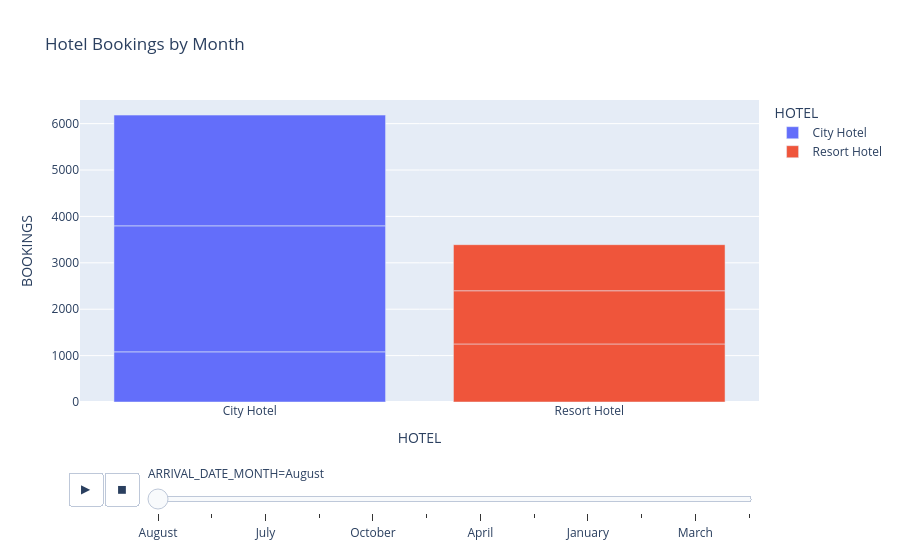

Notebook code cell kept with this figure:
### Markdown cell above
<div style="
    background: linear-gradient(135deg, #e3f2fd, #b2dfdb);
    border-left: 4px solid #00796b;
    border-radius: 12px;
    padding: 15px 20px;
    margin: 15px 0;
    box-shadow: 0px 4px 8px rgba(0,0,0,0.15);
">

<p style="
    color: #1a237e;
    font-size: 18px;
    font-family: Arial;
    margin: 0;
">
<b>3. How do hotel booking volumes vary across different months for City Hotels and Resort Hotels❓
</p>

</div>

### Code cell
booking_month = df_cleaned_data.groupby(
    ['ARRIVAL_DATE_YEAR','ARRIVAL_DATE_MONTH','HOTEL']
).size().reset_index(name='BOOKINGS')

fig = px.bar(
    booking_month,
    x='HOTEL',
    y='BOOKINGS',
    color='HOTEL',
    animation_frame='ARRIVAL_DATE_MONTH',
    title='Hotel Bookings by Month'
)

fig.show()

### Figure 1 — Plotly figure (JSON) as saved in the notebook; plotly's stock layout.template omitted (floating-point values rounded to 4 significant figures)
{"data": [{"hovertemplate": "HOTEL=%{x}<br>ARRIVAL_DATE_MONTH=August<br>BOOKINGS=%{y}<extra></extra>", "legendgroup": "City Hotel", "marker": {"color": "#636efa", "pattern": {"shape": ""}}, "name": "City Hotel", "orientation": "v", "showlegend": true, "textposition": "auto", "type": "bar", "x": ["City Hotel", "City Hotel", "City Hotel"], "xaxis": "x", "y": [1081, 2716, 2387], "yaxis": "y"}, {"hovertemplate": "HOTEL=%{x}<br>ARRIVAL_DATE_MONTH=August<br>BOOKINGS=%{y}<extra></extra>", "legendgroup": "Resort Hotel", "marker": {"color": "#EF553B", "pattern": {"shape": ""}}, "name": "Resort Hotel", "orientation": "v", "showlegend": true, "textposition": "auto", "type": "bar", "x": ["Resort Hotel", "Resort Hotel", "Resort Hotel"], "xaxis": "x", "y": [1251, 1147, 993], "yaxis": "y"}], "layout": {"barmode": "relative", "legend": {"title": {"text": "HOTEL"}, "tracegroupgap": 0}, "sliders": [{"active": 0, "currentvalue": {"prefix": "ARRIVAL_DATE_MONTH="}, "len": 0.9, "pad": {"b": 10, "t": 60}, "steps": [{"args": [["August"], {"frame": {"duration": 0, "redraw": true}, "fromcurrent": true, "mode": "immediate", "transition": {"duration": 0, "easing": "linear"}}], "label": "August", "method": "animate"}, {"args": [["December"], {"frame": {"duration": 0, "redraw": true}, "fromcurrent": true, "mode": "immediate", "transition": {"duration": 0, "easing": "linear"}}], "label": "December", "method": "animate"}, {"args": [["July"], {"frame": {"duration": 0, "redraw": true}, "fromcurrent": true, "mode": "immediate", "transition": {"duration": 0, "easing": "linear"}}], "label": "July", "method": "animate"}, {"args": [["November"], {"frame": {"duration": 0, "redraw": true}, "fromcurrent": true, "mode": "immediate", "transition": {"duration": 0, "easing": "linear"}}], "label": "November", "method": "animate"}, {"args": [["October"], {"frame": {"duration": 0, "redraw": true}, "fromcurrent": true, "mode": "immediate", "transition": {"duration": 0, "easing": "linear"}}], "label": "October", "method": "animate"}, {"args": [["September"], {"frame": {"duration": 0, "redraw": true}, "fromcurrent": true, "mode": "immediate", "transition": {"duration": 0, "easing": "linear"}}], "label": "September", "method": "animate"}, {"args": [["April"], {"frame": {"duration": 0, "redraw": true}, "fromcurrent": true, "mode": "immediate", "transition": {"duration": 0, "easing": "linear"}}], "label": "April", "method": "animate"}, {"args": [["February"], {"frame": {"duration": 0, "redraw": true}, "fromcurrent": true, "mode": "immediate", "transition": {"duration": 0, "easing": "linear"}}], "label": "February", "method": "animate"}, {"args": [["January"], {"frame": {"duration": 0, "redraw": true}, "fromcurrent": true, "mode": "immediate", "transition": {"duration": 0, "easing": "linear"}}], "label": "January", "method": "animate"}, {"args": [["June"], {"frame": {"duration": 0, "redraw": true}, "fromcurrent": true, "mode": "immediate", "transition": {"duration": 0, "easing": "linear"}}], "label": "June", "method": "animate"}, {"args": [["March"], {"frame": {"duration": 0, "redraw": true}, "fromcurrent": true, "mode": "immediate", "transition": {"duration": 0, "easing": "linear"}}], "label": "March", "method": "animate"}, {"args": [["May"], {"frame": {"duration": 0, "redraw": true}, "fromcurrent": true, "mode": "immediate", "transition": {"duration": 0, "easing": "linear"}}], "label": "May", "method": "animate"}], "x": 0.1, "xanchor": "left", "y": 0, "yanchor": "top"}], "title": {"text": "Hotel Bookings by Month"}, "updatemenus": [{"buttons": [{"args": [null, {"frame": {"duration": 500, "redraw": true}, "fromcurrent": true, "mode": "immediate", "transition": {"duration": 500, "easing": "linear"}}], "label": "&#9654;", "method": "animate"}, {"args": [[null], {"frame": {"duration": 0, "redraw": true}, "fromcurrent": true, "mode": "immediate", "transition": {"duration": 0, "easing": "linear"}}], "label": "&#9724;", "method": "animate"}], "direction": "left", "pad": {"r": 10, "t": 70}, "showactive": false, "type": "buttons", "x": 0.1, "xanchor": "right", "y": 0, "yanchor": "top"}], "xaxis": {"anchor": "y", "categoryarray": ["City Hotel", "Resort Hotel"], "categoryorder": "array", "domain": [0, 1], "title": {"text": "HOTEL"}}, "yaxis": {"anchor": "x", "domain": [0, 1], "title": {"text": "BOOKINGS"}}}}
